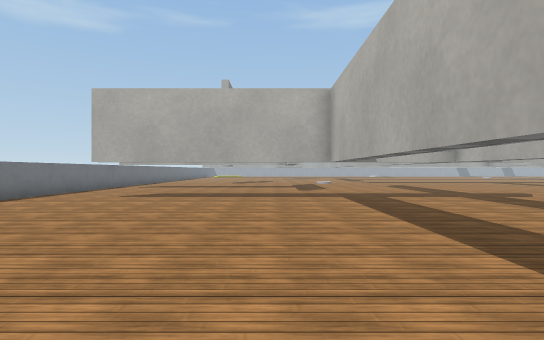
view 1 (above)

23 first-person views from a walk through a robot-simulator world made for Webots. The camera is 0.39 m above the floor, looks level and sees 80° across. The floor is counted in squares, 0.5 m on a side. Each view is taken from the middle of a square. On the plan, view 1 faces up. The plan holds only what a view shows up to about 11 squares ahead; the rest is blank. The place goes on beyond the plan. The robots in the file are not drawn. Simple shapes and patterns stand in for the simulator's stock objects.

view 2
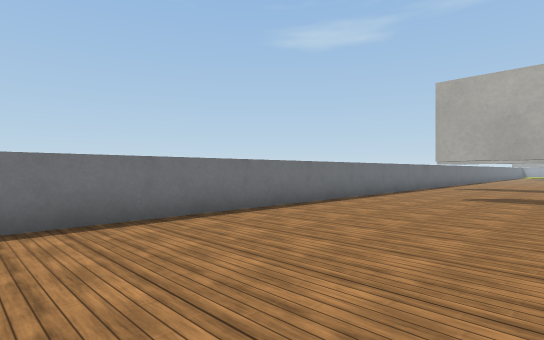

view 3
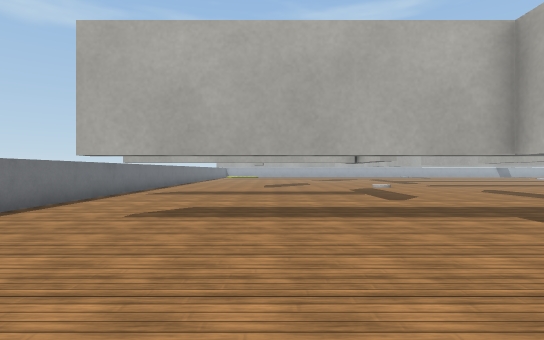

view 4
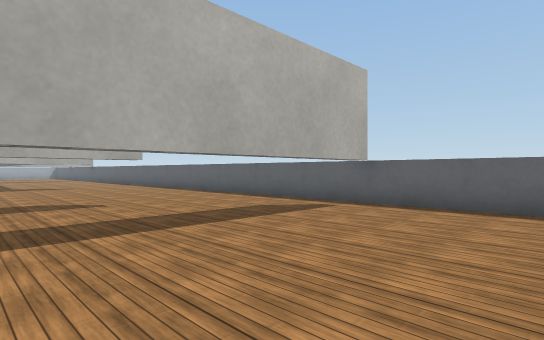

view 5
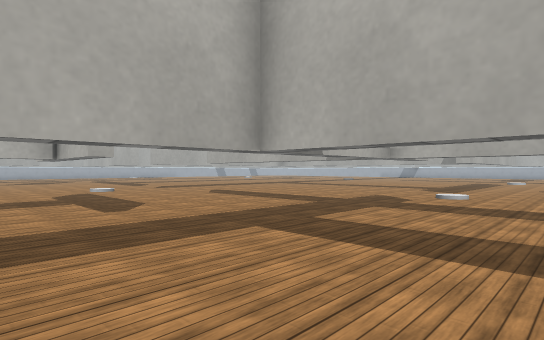

view 6
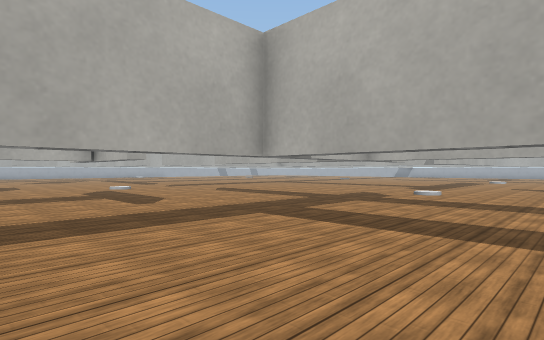

view 7
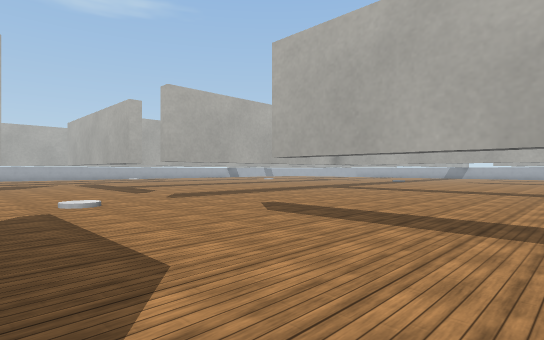

view 8
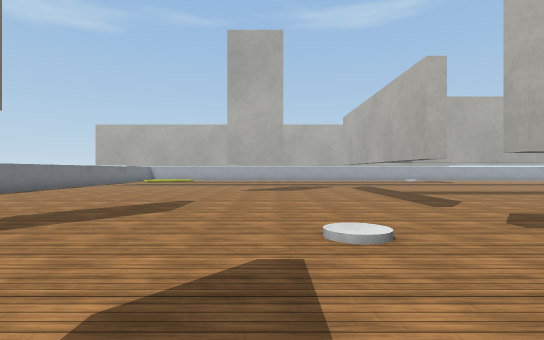

view 9
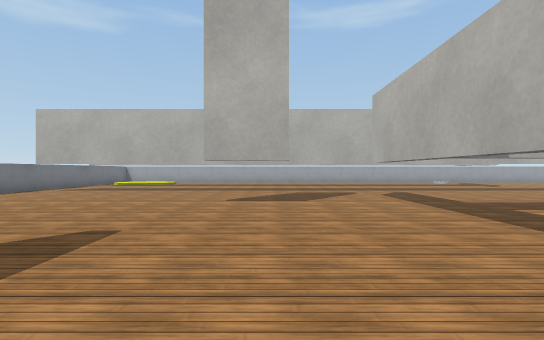

view 10
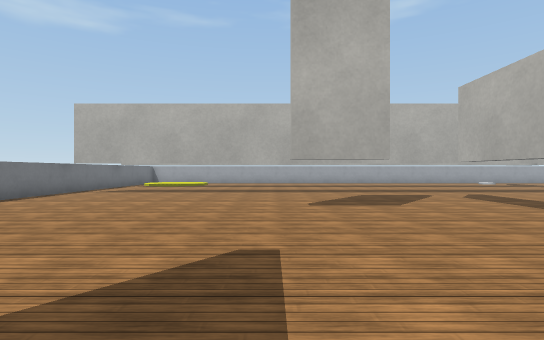

view 11
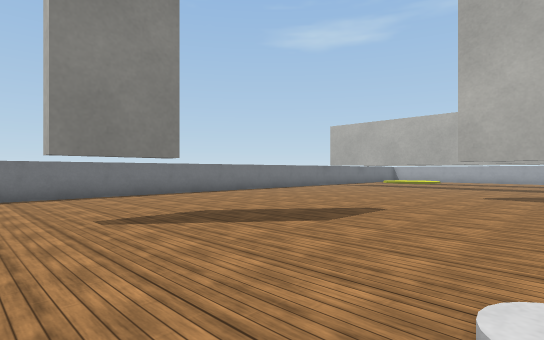

view 12
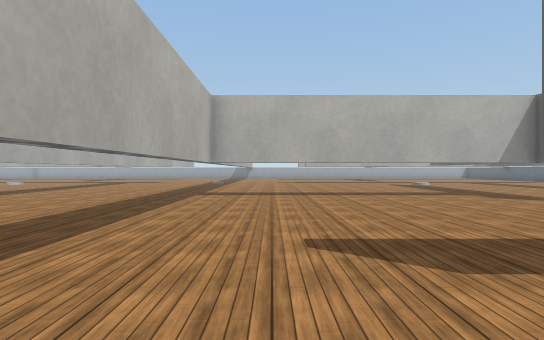

view 13
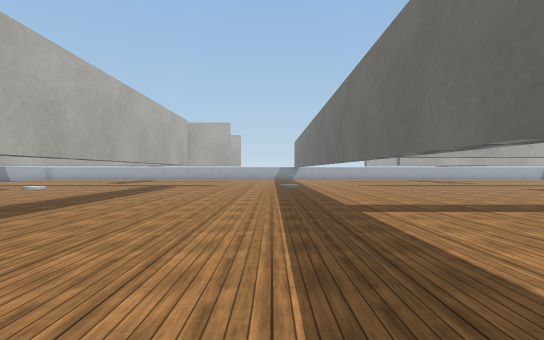

view 14
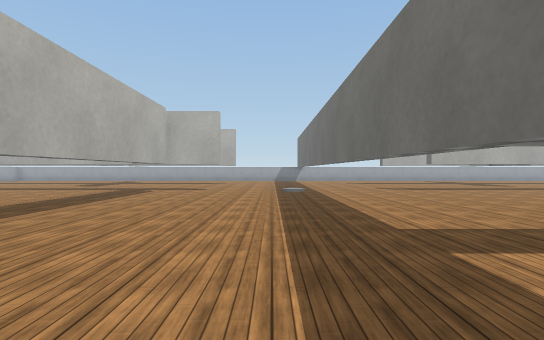

view 15
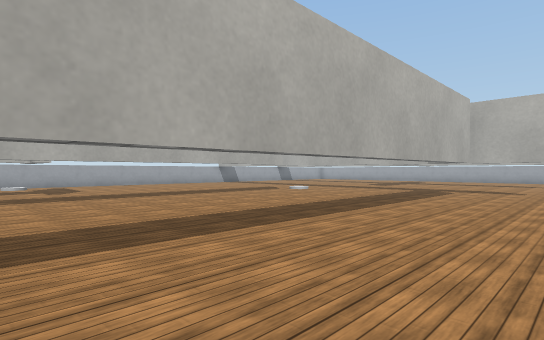

view 16
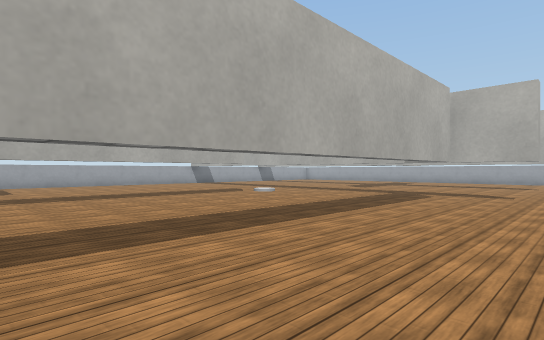

view 17
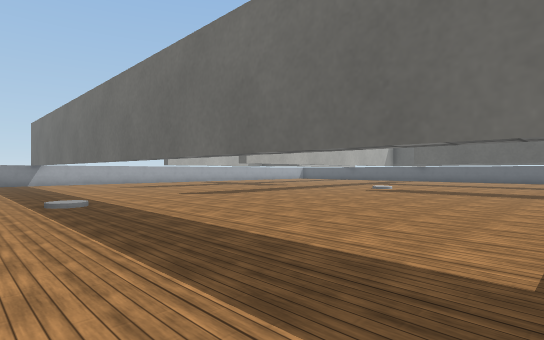

view 18
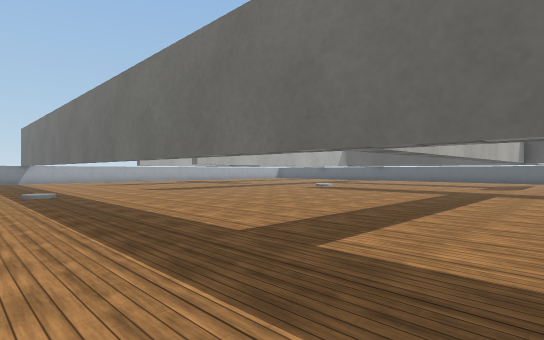

view 19
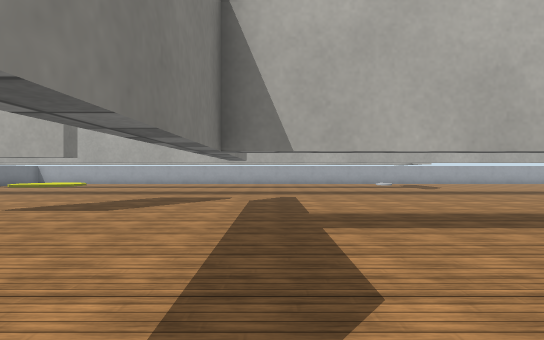

view 20
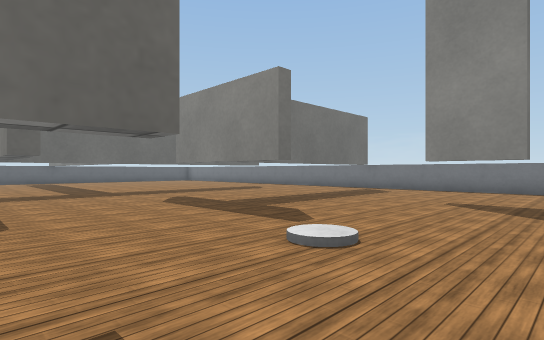

view 21
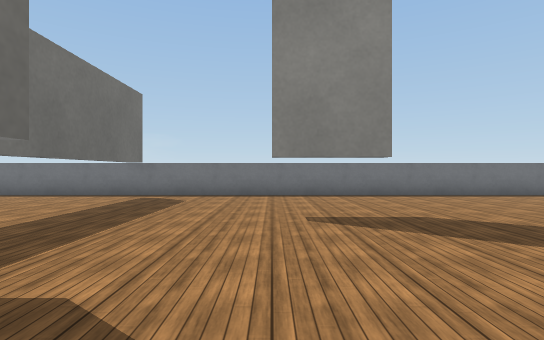

view 22
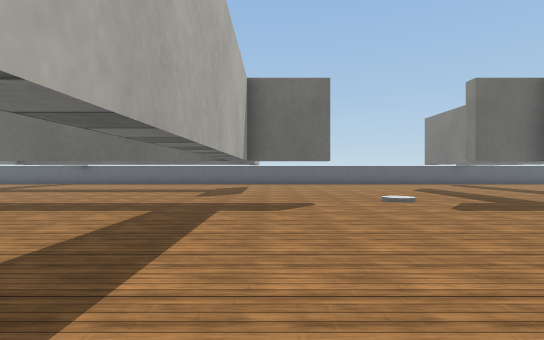

view 23
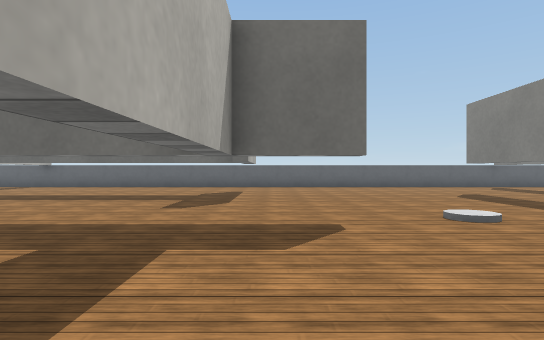

### Floor plan
Key: @ floor where view 1 was taken; # wall or solid block; . floor; / step, stairs or slope; T thing the floor can be seen under or through.
Columns run from 7 left of view 1 to 22 right of it. Each row starts with its distance up from view 1.
 32     ......................
 31 ###########################
 30 #............................
 29 #............................
 28 #...........T................
 27 #.......TT..T................#
 26 #...........T................#
 25 #...........TTTTTTTTTTTTTTTTT#
 24 #...........T................#
 23 #...........T................#
 22 #...........T................
 21 #.............................
 20 #...T ......................./
 19 #...T ..../.TTTTTTTTTTTTTTTTTT
 18 #...T ..............T.........
 17 #...................T.........
 16 #.......T...........T.........
 15 #.......T...T.......T........#
 14 #TTTTTTTT...T.......T........
 13 #.......T...T.......T........
 12 #.......T...T.......T........
 11 #...........T.......T......
 10 #...........T.......T.....
  9 #..TTTTTTTTTTTT./.TTTTTTTTT
  8 #........T..T..............
  7 #........T..T...............
  6 #........T..T...............
  5 #........T..T.......#......
  4 #........T..T.......########
  3 #........T.......... .......
  2 #........T........
  1 #........T.......
  0 #... ..@.T......
 -1       #########

Positions as (right, up) in squares from view 1, and headings:
1: (0, 0), facing up
2: (-2, 0), facing up-left
3: (-2, 4), facing up
4: (-2, 6), facing down-right
5: (-1, 6), facing up-right
6: (-2, 5), facing up-right
7: (1, 11), facing up-right
8: (2, 15), facing up
9: (2, 19), facing up
10: (0, 20), facing up
11: (3, 17), facing up-left
12: (3, 17), facing right
13: (7, 21), facing right
14: (10, 21), facing right
15: (10, 22), facing up-right
16: (12, 22), facing up-right
17: (14, 22), facing down-right
18: (11, 22), facing down-right
19: (6, 21), facing up
20: (6, 21), facing down-left
21: (3, 18), facing left
22: (12, 17), facing down
23: (12, 14), facing down
